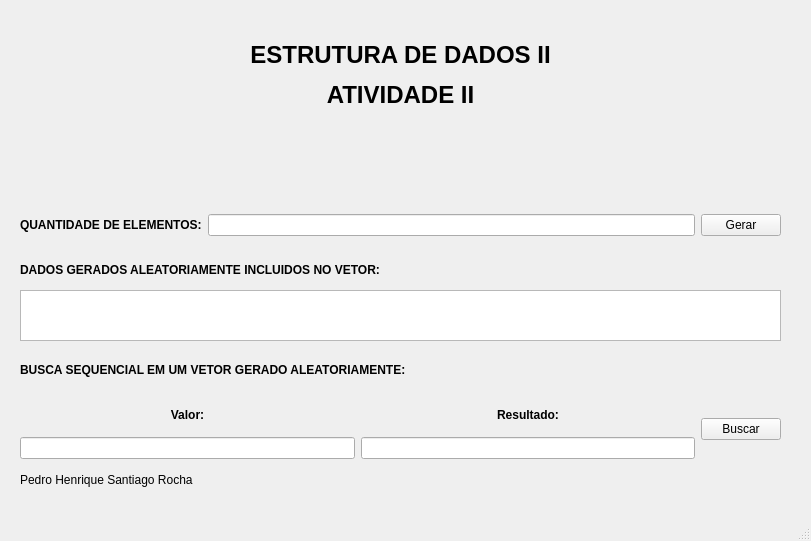
<?xml version="1.0" encoding="UTF-8"?>
<ui version="4.0">
 <class>MainWindow</class>
 <widget class="QMainWindow" name="MainWindow">
  <property name="geometry">
   <rect>
    <x>0</x>
    <y>0</y>
    <width>811</width>
    <height>541</height>
   </rect>
  </property>
  <property name="windowTitle">
   <string>MainWindow</string>
  </property>
  <widget class="QWidget" name="centralwidget">
   <widget class="QLabel" name="labelFoto">
    <property name="geometry">
     <rect>
      <x>20</x>
      <y>20</y>
      <width>141</width>
      <height>151</height>
     </rect>
    </property>
    <property name="text">
     <string/>
    </property>
    <property name="scaledContents">
     <bool>true</bool>
    </property>
   </widget>
   <widget class="QLabel" name="label_2">
    <property name="geometry">
     <rect>
      <x>210</x>
      <y>20</y>
      <width>381</width>
      <height>111</height>
     </rect>
    </property>
    <property name="text">
     <string>&lt;html&gt;&lt;head/&gt;&lt;body&gt;&lt;p align=&quot;center&quot;&gt;&lt;span style=&quot; font-size:18pt; font-weight:700;&quot;&gt;ESTRUTURA DE DADOS II&lt;/span&gt;&lt;/p&gt;&lt;p align=&quot;center&quot;&gt;&lt;span style=&quot; font-size:18pt; font-weight:700;&quot;&gt;ATIVIDADE II&lt;/span&gt;&lt;/p&gt;&lt;/body&gt;&lt;/html&gt;</string>
    </property>
   </widget>
   <widget class="QLabel" name="label_4">
    <property name="geometry">
     <rect>
      <x>20</x>
      <y>260</y>
      <width>431</width>
      <height>20</height>
     </rect>
    </property>
    <property name="text">
     <string>&lt;html&gt;&lt;head/&gt;&lt;body&gt;&lt;p&gt;&lt;span style=&quot; font-weight:700;&quot;&gt;DADOS GERADOS ALEATORIAMENTE INCLUIDOS NO VETOR:&lt;/span&gt;&lt;/p&gt;&lt;/body&gt;&lt;/html&gt;</string>
    </property>
   </widget>
   <widget class="QLabel" name="label_5">
    <property name="geometry">
     <rect>
      <x>20</x>
      <y>360</y>
      <width>461</width>
      <height>20</height>
     </rect>
    </property>
    <property name="text">
     <string>&lt;html&gt;&lt;head/&gt;&lt;body&gt;&lt;p&gt;&lt;span style=&quot; font-weight:700;&quot;&gt;BUSCA SEQUENCIAL EM UM VETOR GERADO ALEATORIAMENTE:&lt;/span&gt;&lt;/p&gt;&lt;/body&gt;&lt;/html&gt;</string>
    </property>
   </widget>
   <widget class="QTextEdit" name="textEditSaida">
    <property name="geometry">
     <rect>
      <x>20</x>
      <y>290</y>
      <width>761</width>
      <height>51</height>
     </rect>
    </property>
    <property name="styleSheet">
     <string notr="true">color: rgb(191, 0, 0);</string>
    </property>
   </widget>
   <widget class="QWidget" name="layoutWidget">
    <property name="geometry">
     <rect>
      <x>20</x>
      <y>210</y>
      <width>761</width>
      <height>31</height>
     </rect>
    </property>
    <layout class="QHBoxLayout" name="horizontalLayout">
     <item>
      <widget class="QLabel" name="label_3">
       <property name="text">
        <string>&lt;html&gt;&lt;head/&gt;&lt;body&gt;&lt;p&gt;&lt;span style=&quot; font-weight:700;&quot;&gt;QUANTIDADE DE ELEMENTOS:&lt;/span&gt;&lt;/p&gt;&lt;/body&gt;&lt;/html&gt;</string>
       </property>
      </widget>
     </item>
     <item>
      <widget class="QLineEdit" name="lineEditTamanho"/>
     </item>
     <item>
      <widget class="QPushButton" name="pushButtonGerar">
       <property name="text">
        <string>Gerar</string>
       </property>
      </widget>
     </item>
    </layout>
   </widget>
   <widget class="QLabel" name="label_8">
    <property name="geometry">
     <rect>
      <x>20</x>
      <y>470</y>
      <width>191</width>
      <height>21</height>
     </rect>
    </property>
    <property name="text">
     <string>&lt;html&gt;&lt;head/&gt;&lt;body&gt;&lt;p&gt;Pedro Henrique Santiago Rocha&lt;/p&gt;&lt;/body&gt;&lt;/html&gt;</string>
    </property>
   </widget>
   <widget class="QWidget" name="layoutWidget">
    <property name="geometry">
     <rect>
      <x>20</x>
      <y>400</y>
      <width>761</width>
      <height>59</height>
     </rect>
    </property>
    <layout class="QHBoxLayout" name="horizontalLayout_2">
     <item>
      <layout class="QVBoxLayout" name="verticalLayout_2">
       <item>
        <widget class="QLabel" name="label_6">
         <property name="text">
          <string>&lt;html&gt;&lt;head/&gt;&lt;body&gt;&lt;p align=&quot;center&quot;&gt;&lt;span style=&quot; font-weight:700;&quot;&gt;Valor:&lt;/span&gt;&lt;/p&gt;&lt;/body&gt;&lt;/html&gt;</string>
         </property>
        </widget>
       </item>
       <item>
        <widget class="QLineEdit" name="lineEditValor"/>
       </item>
      </layout>
     </item>
     <item>
      <layout class="QVBoxLayout" name="verticalLayout">
       <item>
        <widget class="QLabel" name="label_7">
         <property name="text">
          <string>&lt;html&gt;&lt;head/&gt;&lt;body&gt;&lt;p align=&quot;center&quot;&gt;&lt;span style=&quot; font-weight:700;&quot;&gt;Resultado:&lt;/span&gt;&lt;/p&gt;&lt;/body&gt;&lt;/html&gt;</string>
         </property>
        </widget>
       </item>
       <item>
        <widget class="QLineEdit" name="lineEditResultado"/>
       </item>
      </layout>
     </item>
     <item>
      <widget class="QPushButton" name="pushButtonBuscar">
       <property name="text">
        <string>Buscar</string>
       </property>
      </widget>
     </item>
    </layout>
   </widget>
   <widget class="QLabel" name="labelLogo">
    <property name="geometry">
     <rect>
      <x>620</x>
      <y>10</y>
      <width>161</width>
      <height>161</height>
     </rect>
    </property>
    <property name="text">
     <string/>
    </property>
    <property name="scaledContents">
     <bool>true</bool>
    </property>
   </widget>
  </widget>
  <widget class="QMenuBar" name="menubar">
   <property name="geometry">
    <rect>
     <x>0</x>
     <y>0</y>
     <width>811</width>
     <height>20</height>
    </rect>
   </property>
  </widget>
  <widget class="QStatusBar" name="statusbar"/>
 </widget>
 <resources/>
 <connections/>
</ui>
